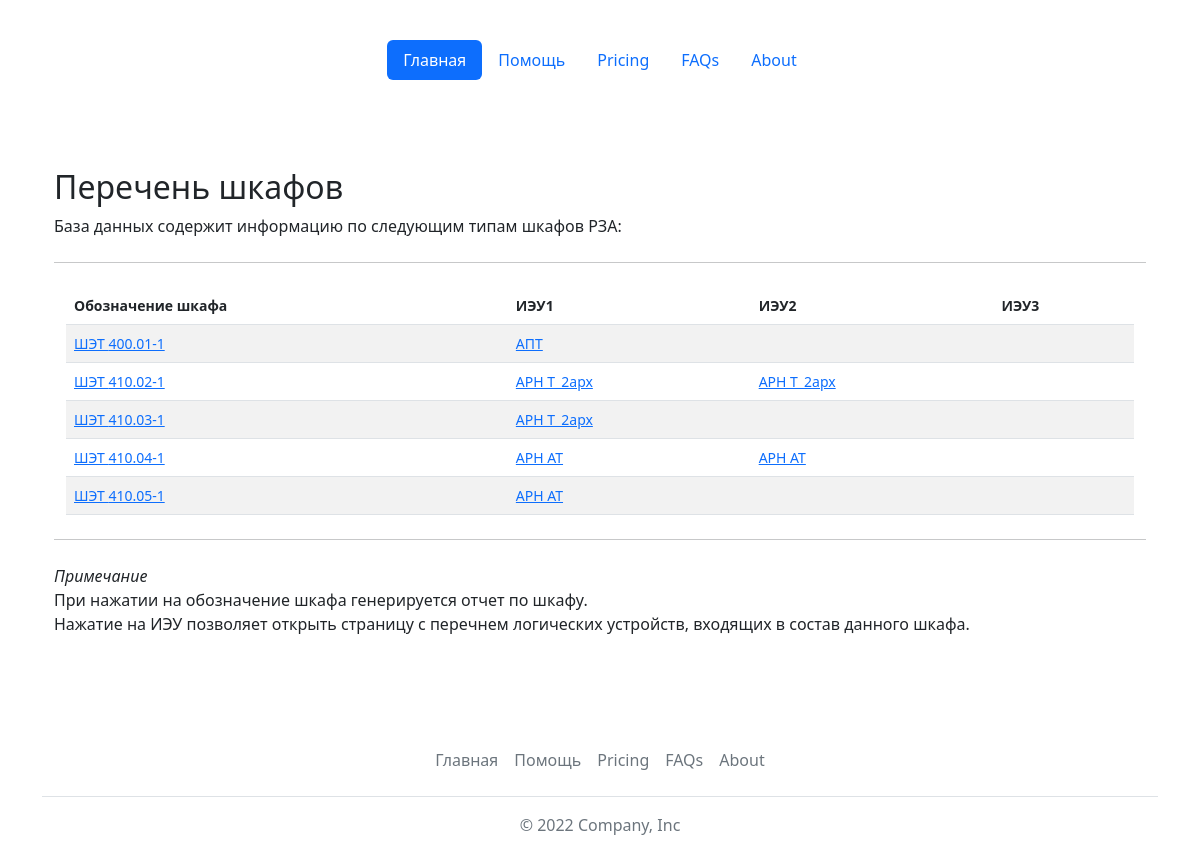
The page /reports/ on the database its author committed.
### base_types/models.py (models this page shows, shortened)
class Cabinets(models.Model):
    name = models.CharField(max_length=64, verbose_name='Обозначение шкафа', primary_key=True)
    terminal1 = models.ForeignKey(Terminals, related_name='ied1_set', on_delete=models.PROTECT, verbose_name='ИЭУ1', max_length=64, null=True)
    terminal2 = models.ForeignKey(Terminals, related_name='ied2_set', on_delete=models.PROTECT, verbose_name='ИЭУ2', max_length=64, blank=True, null=True)
    terminal3 = models.ForeignKey(Terminals, related_name='ied3_set', on_delete=models.PROTECT, verbose_name='ИЭУ3', max_length=64, blank=True, null=True)
    description = models.TextField(max_length=1024, verbose_name='Назначение шкафа')
    class Meta:
        verbose_name = 'Шкаф'
        verbose_name_plural = 'Шкафы'
        ordering = ['name']
    @property
    def get_terminal2(self):
        if self.terminal2:
            return self.terminal2
        else:
            return ""
    @property
    def get_terminal3(self):
        if self.terminal3:
            return self.terminal3
        else:
            return ""

class Terminals(models.Model):
    id = models.AutoField(primary_key=True)
    name = models.CharField(max_length=64, verbose_name='Обозначение ИЭУ', unique=True)
    description = models.TextField(max_length=1024, blank=True, verbose_name='Назначение ИЭУ')
    def __str__(self):
        return str(self.name)
    class Meta:
        verbose_name = 'ИЭУ'
        verbose_name_plural = 'ИЭУ'
        ordering = ['name']

### base_types/views.py (the view)
# urls.py: path('reports/', views.reports),
def reports(request):
    cabinets = Cabinets.objects.all()
    cabinets = cabinets.order_by('name')
    return render(request, 'base_types/reports.html', {'cabinets': cabinets})

### templates/base_types/reports.html
{% extends 'base.html' %}
{% block content %}
<main class="container py-5">
    {% if cabinets %}
    <h2 class="mt-4">Перечень шкафов</h2>
    <p>База данных содержит информацию по следующим типам шкафов РЗА:</p>
    <hr class="my-4">
    <div class="container small">
    <table class="table table-striped">
                <thead>
                    <tr>
                      <th scope="col">Обозначение шкафа</th>
                      <th scope="col">ИЭУ1</th>
                      <th scope="col">ИЭУ2</th>
                      <th scope="col">ИЭУ3</th>
                    </tr>
                </thead>
                <tbody>
                    {% for item in cabinets %}
                    <tr>
                        <td><a href="getreport/?name={{item.name}}&type=cabinet">ШЭТ {{item.name}}</a></td>
                        <td><a href="show/?name={{item.terminal1}}&type=ied">{{item.terminal1}}</a></td>
                        <td><a href="show/?name={{item.terminal2}}&type=ied">{{item.get_terminal2}}</a></td>
                        <td><a href="show/?name={{item.terminal3}}&type=ied">{{item.get_terminal3}}</a></td>
                    </tr>
                {% endfor %}
                </tbody>
            </table>
    </div>
    <hr class="my-4">
    <p><em>Примечание</em><br>При нажатии на обозначение шкафа генерируется отчет по шкафу.<br>
    Нажатие на ИЭУ позволяет открыть страницу с перечнем логических устройств, входящих в состав данного шкафа.</p>
    {% else %}
    <h2 class="mt-4">В базе данных нет шкафов :(</h2>
    {% endif %}
</main>
{% endblock %}

### rows shown on the page
Cabinets: name "400.01-1", terminal1 "АПТ"
Cabinets: name "410.02-1", terminal1 "АРН Т_2арх", get_terminal2 "АРН Т_2арх"
Cabinets: name "410.03-1", terminal1 "АРН Т_2арх"
Cabinets: name "410.04-1", terminal1 "АРН АТ", get_terminal2 "АРН АТ"
Cabinets: name "410.05-1", terminal1 "АРН АТ"
